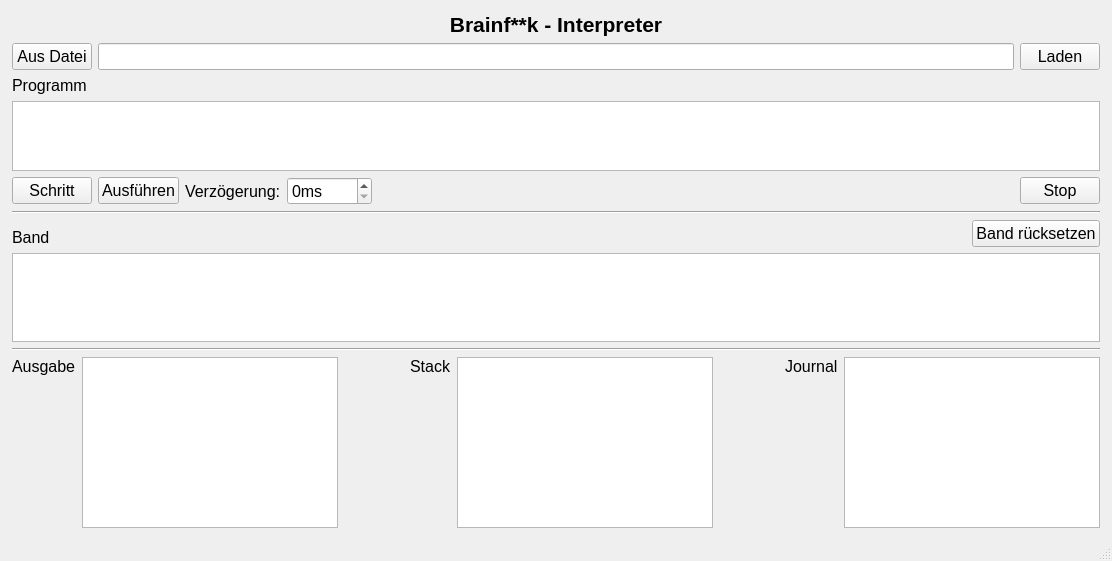
<?xml version="1.0" encoding="UTF-8"?>
<ui version="4.0">
 <class>bf_interpreter</class>
 <widget class="QMainWindow" name="bf_interpreter">
  <property name="geometry">
   <rect>
    <x>0</x>
    <y>0</y>
    <width>1112</width>
    <height>561</height>
   </rect>
  </property>
  <property name="font">
   <font>
    <pointsize>12</pointsize>
   </font>
  </property>
  <property name="windowTitle">
   <string>BF - Interpeter</string>
  </property>
  <widget class="QWidget" name="centralwidget">
   <layout class="QVBoxLayout" name="verticalLayout">
    <property name="leftMargin">
     <number>12</number>
    </property>
    <property name="topMargin">
     <number>12</number>
    </property>
    <property name="rightMargin">
     <number>12</number>
    </property>
    <item>
     <widget class="QLabel" name="label">
      <property name="font">
       <font>
        <pointsize>16</pointsize>
        <weight>75</weight>
        <bold>true</bold>
       </font>
      </property>
      <property name="text">
       <string>Brainf**k - Interpreter</string>
      </property>
      <property name="alignment">
       <set>Qt::AlignCenter</set>
      </property>
     </widget>
    </item>
    <item>
     <layout class="QHBoxLayout" name="horizontalLayout_3">
      <item>
       <widget class="QPushButton" name="btn_load_file">
        <property name="toolTip">
         <string>Brainfuck Programm aus Datei laden</string>
        </property>
        <property name="text">
         <string>Aus Datei</string>
        </property>
       </widget>
      </item>
      <item>
       <widget class="QLineEdit" name="program_input">
        <property name="clearButtonEnabled">
         <bool>true</bool>
        </property>
       </widget>
      </item>
      <item>
       <widget class="QPushButton" name="btn_load">
        <property name="toolTip">
         <string>Programm in den Interpreter laden</string>
        </property>
        <property name="text">
         <string>Laden</string>
        </property>
       </widget>
      </item>
     </layout>
    </item>
    <item>
     <layout class="QVBoxLayout" name="verticalLayout_2">
      <item>
       <widget class="QLabel" name="lbl_program">
        <property name="text">
         <string>Programm</string>
        </property>
        <property name="alignment">
         <set>Qt::AlignBottom|Qt::AlignLeading|Qt::AlignLeft</set>
        </property>
       </widget>
      </item>
      <item>
       <widget class="QTableWidget" name="program">
        <property name="maximumSize">
         <size>
          <width>16777215</width>
          <height>75</height>
         </size>
        </property>
        <property name="font">
         <font>
          <pointsize>9</pointsize>
         </font>
        </property>
       </widget>
      </item>
     </layout>
    </item>
    <item>
     <layout class="QHBoxLayout" name="horizontalLayout_4">
      <item>
       <widget class="QPushButton" name="btn_step">
        <property name="toolTip">
         <string>Nächsten Schritt (Befehl) ausführen</string>
        </property>
        <property name="text">
         <string>Schritt</string>
        </property>
       </widget>
      </item>
      <item>
       <widget class="QPushButton" name="btn_run">
        <property name="toolTip">
         <string>Programm bis zum Ende ausführen</string>
        </property>
        <property name="text">
         <string>Ausführen</string>
        </property>
       </widget>
      </item>
      <item>
       <widget class="QLabel" name="label_7">
        <property name="text">
         <string>Verzögerung:</string>
        </property>
       </widget>
      </item>
      <item>
       <widget class="QSpinBox" name="delay_ms">
        <property name="toolTip">
         <string>Verzögerung nach jedem Schritt in Millisekunden</string>
        </property>
        <property name="suffix">
         <string>ms</string>
        </property>
        <property name="maximum">
         <number>3000</number>
        </property>
        <property name="singleStep">
         <number>200</number>
        </property>
       </widget>
      </item>
      <item>
       <spacer name="horizontalSpacer_2">
        <property name="orientation">
         <enum>Qt::Horizontal</enum>
        </property>
        <property name="sizeHint" stdset="0">
         <size>
          <width>40</width>
          <height>20</height>
         </size>
        </property>
       </spacer>
      </item>
      <item>
       <widget class="QPushButton" name="btn_stop">
        <property name="toolTip">
         <string>Programm abbrechen</string>
        </property>
        <property name="text">
         <string>Stop</string>
        </property>
       </widget>
      </item>
     </layout>
    </item>
    <item>
     <widget class="Line" name="line_2">
      <property name="orientation">
       <enum>Qt::Horizontal</enum>
      </property>
     </widget>
    </item>
    <item>
     <layout class="QHBoxLayout" name="horizontalLayout_7">
      <item>
       <widget class="QLabel" name="label_3">
        <property name="text">
         <string>Band</string>
        </property>
        <property name="alignment">
         <set>Qt::AlignBottom|Qt::AlignLeading|Qt::AlignLeft</set>
        </property>
       </widget>
      </item>
      <item>
       <spacer name="horizontalSpacer_4">
        <property name="orientation">
         <enum>Qt::Horizontal</enum>
        </property>
        <property name="sizeHint" stdset="0">
         <size>
          <width>40</width>
          <height>20</height>
         </size>
        </property>
       </spacer>
      </item>
      <item>
       <widget class="QPushButton" name="btn_clear_tape">
        <property name="toolTip">
         <string>Alle Zellen des Bandes wieder auf 0 setzen</string>
        </property>
        <property name="text">
         <string>Band rücksetzen</string>
        </property>
       </widget>
      </item>
     </layout>
    </item>
    <item>
     <widget class="QTableWidget" name="tape">
      <property name="maximumSize">
       <size>
        <width>16777215</width>
        <height>110</height>
       </size>
      </property>
      <property name="font">
       <font>
        <pointsize>9</pointsize>
       </font>
      </property>
     </widget>
    </item>
    <item>
     <widget class="Line" name="line">
      <property name="orientation">
       <enum>Qt::Horizontal</enum>
      </property>
     </widget>
    </item>
    <item>
     <layout class="QHBoxLayout" name="horizontalLayout_6">
      <item>
       <layout class="QHBoxLayout" name="horizontalLayout">
        <item>
         <widget class="QLabel" name="label_4">
          <property name="text">
           <string>Ausgabe</string>
          </property>
          <property name="alignment">
           <set>Qt::AlignLeading|Qt::AlignLeft|Qt::AlignTop</set>
          </property>
         </widget>
        </item>
        <item>
         <widget class="QPlainTextEdit" name="output">
          <property name="readOnly">
           <bool>true</bool>
          </property>
         </widget>
        </item>
       </layout>
      </item>
      <item>
       <spacer name="horizontalSpacer_3">
        <property name="orientation">
         <enum>Qt::Horizontal</enum>
        </property>
        <property name="sizeHint" stdset="0">
         <size>
          <width>40</width>
          <height>20</height>
         </size>
        </property>
       </spacer>
      </item>
      <item>
       <layout class="QHBoxLayout" name="horizontalLayout_2">
        <item>
         <widget class="QLabel" name="label_5">
          <property name="text">
           <string>Stack</string>
          </property>
          <property name="alignment">
           <set>Qt::AlignLeading|Qt::AlignLeft|Qt::AlignTop</set>
          </property>
         </widget>
        </item>
        <item>
         <widget class="QPlainTextEdit" name="stack">
          <property name="readOnly">
           <bool>true</bool>
          </property>
         </widget>
        </item>
       </layout>
      </item>
      <item>
       <spacer name="horizontalSpacer">
        <property name="orientation">
         <enum>Qt::Horizontal</enum>
        </property>
        <property name="sizeHint" stdset="0">
         <size>
          <width>40</width>
          <height>20</height>
         </size>
        </property>
       </spacer>
      </item>
      <item>
       <layout class="QHBoxLayout" name="horizontalLayout_5">
        <item>
         <widget class="QLabel" name="label_6">
          <property name="text">
           <string>Journal</string>
          </property>
          <property name="alignment">
           <set>Qt::AlignLeading|Qt::AlignLeft|Qt::AlignTop</set>
          </property>
         </widget>
        </item>
        <item>
         <widget class="QPlainTextEdit" name="journal">
          <property name="readOnly">
           <bool>true</bool>
          </property>
         </widget>
        </item>
       </layout>
      </item>
     </layout>
    </item>
   </layout>
  </widget>
  <widget class="QStatusBar" name="status"/>
 </widget>
 <resources/>
 <connections/>
</ui>
